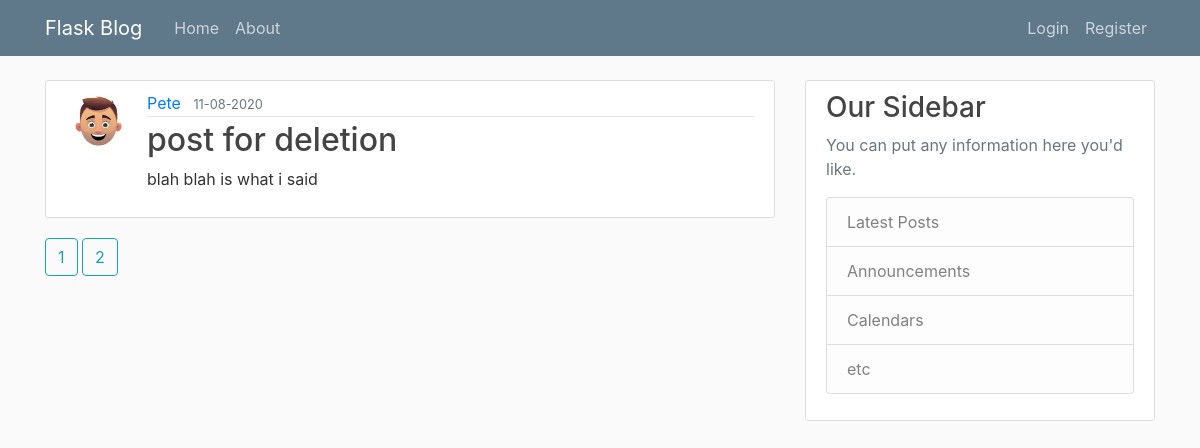
The page /home?page=2 on the database as committed earlier.
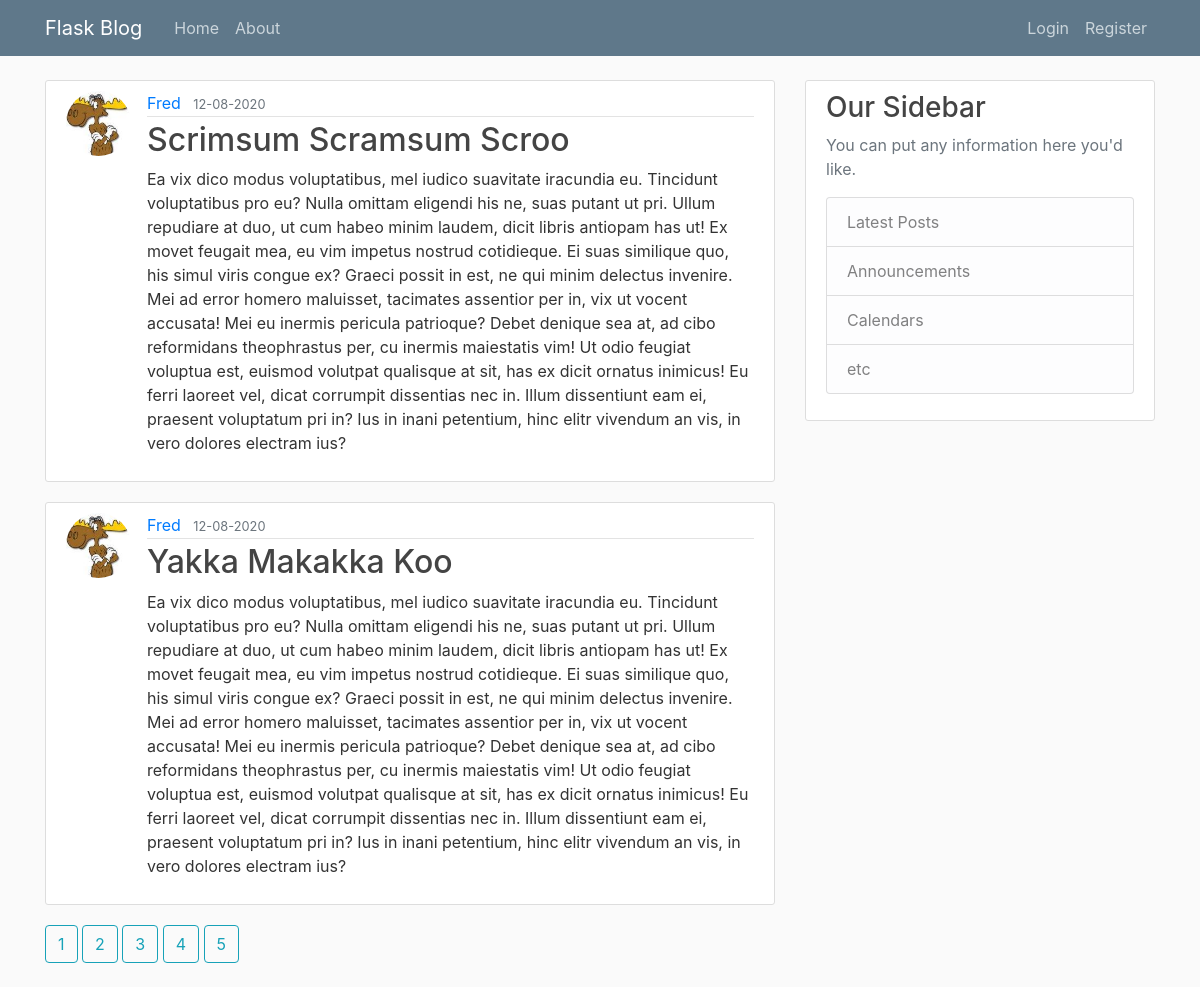
The same page on the database as committed later.
### flaskblog/models.py (models this page shows, shortened)
class Post(db.Model):
    id = db.Column(db.Integer, primary_key=True)
    title = db.Column(db.String(100), nullable=False)
    date_posted = db.Column(db.DateTime, nullable=False,
                            default=datetime.utcnow)
    content = db.Column(db.Text, nullable=False)
    user_id = db.Column(db.Integer, db.ForeignKey('user.id'), nullable=False)

class User(db.Model, UserMixin):
    id = db.Column(db.Integer, primary_key=True)
    username = db.Column(db.String(20), unique=True, nullable=False)
    email = db.Column(db.String(120), unique=True, nullable=False)
    image_file = db.Column(db.String(20), nullable=False,
                           default='default.jpg')
    password = db.Column(db.String(60), nullable=False)
    posts = db.relationship('Post', backref='author', lazy=True)

### flaskblog/routes.py (the view)
@app.route('/')
@app.route('/home')
def home():
    page = request.args.get('page', 1, type=int)
    posts = Post.query.paginate(page=page, per_page=2)
    return render_template('home.html', posts=posts)

### flaskblog/templates/home.html
{% extends "layout.html" %}
{% block content %}
    {% for post in posts.items %}
        <article class="media content-section">
            <img class="rounded-circle article-img" src="{{ url_for('static', filename='profile_pics/' + post.author.image_file) }}" alt="">
            <div class="media-body">
                <div class="article-metadata">
                    <a class="mr-2" href="#">{{ post.author.username }}</a>
                    <small class="text-muted">{{ post.date_posted.strftime('%d-%m-%Y') }}</small>
                </div>
                <h2><a class="article-title" href="{{ url_for('post', post_id=post.id) }}">{{ post.title }}</a></h2>
                <p class="article-content">{{ post.content }}</p>
            </div>
        </article>
    {% endfor %}
    {% for page_num in posts.iter_pages() %}
        {% if page_num %}
            <a class="btn btn-outline-info mb-4" href="{{ url_for('home', page=page_num) }}" >{{ page_num }}</a>
        {% else %}
            ...
        {% endif %}
    {% endfor %}
{% endblock content %}

### flaskblog/templates/layout.html (shortened to what this page needs)
<!DOCTYPE html>
<html lang="en">
  <head>
    <link
      rel="stylesheet"
      href="https://stackpath.bootstrapcdn.com/bootstrap/4.5.0/css/bootstrap.min.css"
    />
    <link rel="stylesheet" type="text/css" href="{{ url_for('static', filename='main.css') }}" />
  </head>
  <body>
    <header class="site-header">
      <nav class="navbar navbar-expand-md navbar-dark bg-steel fixed-top">
        <div class="container">
          <a class="navbar-brand mr-4" href="/">Flask Blog</a>
          <div class="collapse navbar-collapse" id="navbarToggle">
            <div class="navbar-nav mr-auto">
              <a class="nav-item nav-link" href="{{url_for('home')}}">Home</a>
              <a class="nav-item nav-link" href="{{url_for('about')}}">About</a>
            </div>
            <div class="navbar-nav">
              {% if current_user.is_authenticated %}
              <a class="nav-item nav-link" href="{{url_for('new_post')}}">New Post</a>
              <a class="nav-item nav-link" href="{{url_for('account')}}">Account</a>
              <a class="nav-item nav-link" href="{{url_for('logout')}}">Logout</a>
              {% else %}
                <a class="nav-item nav-link" href="{{url_for('login')}}">Login</a>
                <a class="nav-item nav-link" href="{{url_for('register')}}">Register</a>
              {% endif %}
            </div>
          </div>
        </div>
      </nav>
    </header>
    <main role="main" class="container">
        <div class="row">
          <div class="col-md-8">
            {% block content %}{% endblock %}
          </div>
          <div class="col-md-4">
            <div class="content-section">
              <h3>Our Sidebar</h3>
              <p class='text-muted'>You can put any information here you'd like.
                <ul class="list-group">
                  <li class="list-group-item list-group-item-light">Latest Posts</li>
                  <li class="list-group-item list-group-item-light">Announcements</li>
                  <li class="list-group-item list-group-item-light">Calendars</li>
                  <li class="list-group-item list-group-item-light">etc</li>
                </ul>
              </p>
            </div>
          </div>
        </div>
      </main>
  </body>
</html>

### flaskblog/static/main.css (style rules this page uses)
body { background: #fafafa; color: #333333; margin-top: 5rem; }
h1, h2, h3, h4, h5, h6 { color: #444444; }
.bg-steel { background-color: #5f788a; }
.site-header .navbar-nav .nav-link { color: #cbd5db; }
.content-section { background: #ffffff; padding: 10px 20px; border: 1px solid #dddddd; border-radius: 3px; margin-bottom: 20px; }
.article-title { color: #444444; }
.article-content { white-space: pre-line; }
.article-img { height: 65px; width: 65px; margin-right: 16px; }
.article-metadata { padding-bottom: 1px; margin-bottom: 4px; border-bottom: 1px solid #e3e3e3; }

Rows that differ between the two databases and show on the page:
removed Post: image_file (placeholder picture), author.username "Pete", date_posted "11-08-2020", title "post for deletion", content "blah blah is what i said"
added Post: image_file (picture), author.username "Fred", date_posted "12-08-2020", title "Scrimsum Scramsum Scroo", content "Ea vix dico modus voluptatibus, mel iudico suavitate iracundia eu. Tincidunt voluptatibus pro eu? Nulla omittam eligendi his ne, suas putant ut pri. Ullum repudiare at duo, ut cum habeo minim laudem, dicit libris antiopam has ut! Ex movet feugait mea, eu vim impetus nostrud cotidieque. Ei suas similique quo, his simul viris congue ex? Graeci possit in est, ne qui minim delectus invenire. Mei ad error homero maluisset, tacimates assentior per in, vix ut vocent accusata! Mei eu inermis pericula patrioque? Debet denique sea at, ad cibo reformidans theophrastus per, cu inermis maiestatis vim! Ut odio feugiat voluptua est, euismod volutpat qualisque at sit, has ex dicit ornatus inimicus! Eu…"
added Post: image_file (picture), author.username "Fred", date_posted "12-08-2020", title "Yakka Makakka Koo", content "Ea vix dico modus voluptatibus, mel iudico suavitate iracundia eu. Tincidunt voluptatibus pro eu? Nulla omittam eligendi his ne, suas putant ut pri. Ullum repudiare at duo, ut cum habeo minim laudem, dicit libris antiopam has ut! Ex movet feugait mea, eu vim impetus nostrud cotidieque. Ei suas similique quo, his simul viris congue ex? Graeci possit in est, ne qui minim delectus invenire. Mei ad error homero maluisset, tacimates assentior per in, vix ut vocent accusata! Mei eu inermis pericula patrioque? Debet denique sea at, ad cibo reformidans theophrastus per, cu inermis maiestatis vim! Ut odio feugiat voluptua est, euismod volutpat qualisque at sit, has ex dicit ornatus inimicus! Eu…"
Other text that changed with them:
new list line: "3"
new list line: "4"
new list line: "5"
